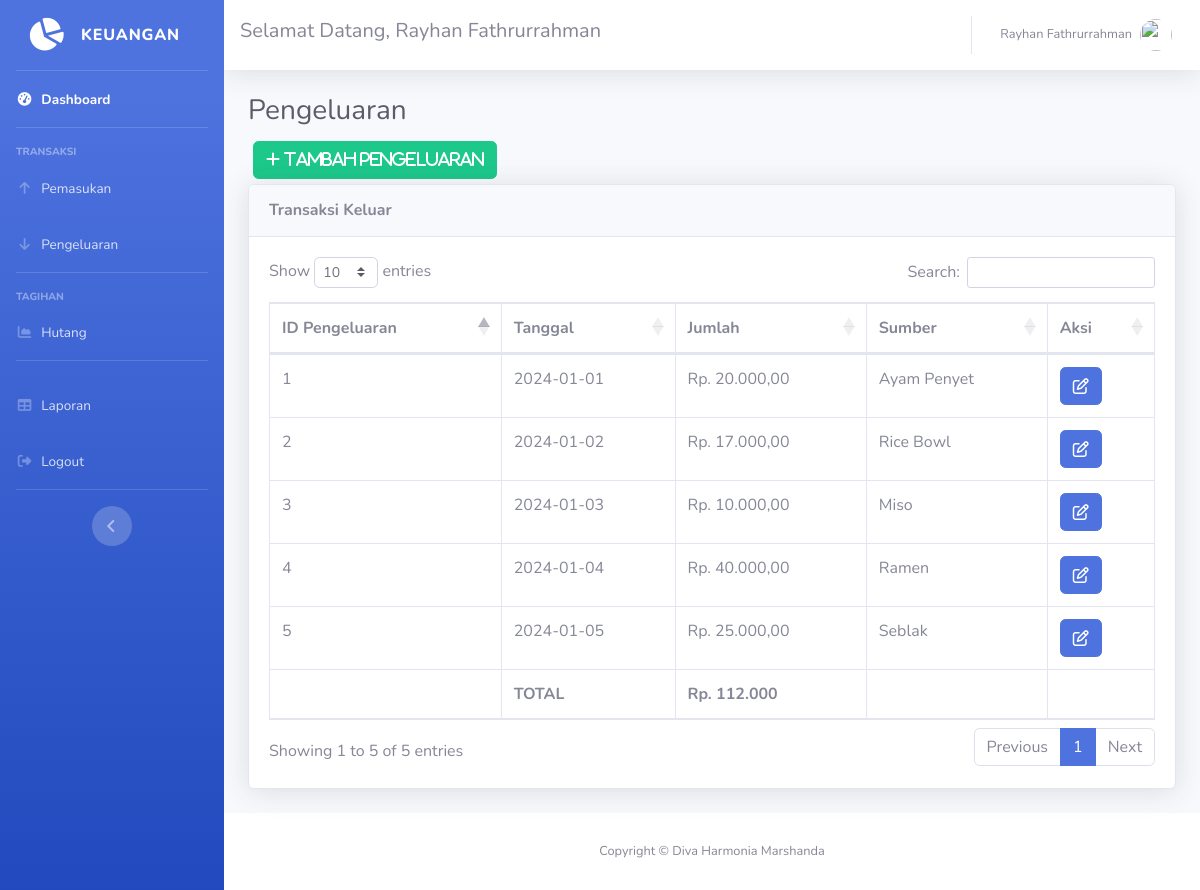
Screenshot of /pengeluaran.php (signed in) with the database file from the repository.
### tables this page shows
CREATE TABLE `pengeluaran` (
  `id_pengeluaran` int(11) NOT NULL,
  `tgl_pengeluaran` date NOT NULL,
  `jumlah` int(11) NOT NULL,
  `sumber` text NOT NULL
);

### pengeluaran.php (the view, shortened to what this page needs)
<!DOCTYPE html>
<html lang="en">
<head>
  <link href="vendor/fontawesome-free/css/all.min.css" rel="stylesheet" type="text/css">
  <link href="css/sb-admin-2.min.css" rel="stylesheet">
  <link href="vendor/datatables/dataTables.bootstrap4.min.css" rel="stylesheet">
</head>
<body id="page-top">
<?php
require 'koneksi.php';
require ('sidebar.php');
?>
      <div id="content">
<?php require ('navbar.php');?>
        <div class="container-fluid">
        <h1 class="h3 mb-2 text-gray-800">Pengeluaran</h1>
			<button type="button" class="btn btn-success" style="margin:5px" data-toggle="modal" data-target="#myModalTambah"><i class="fa fa-plus"> Tambah Pengeluaran</i></button><br>
	<div class="row">
		<div class="col-lg-12">
          <div class="card shadow mb-4">
            <div class="card-header py-3">
              <h6 class="m-0 font-weight-bold s">Transaksi Keluar</h6>
            </div>
            <div class="card-body">
              <div class="table-responsive">
                <table class="table table-bordered" id="dataTable" width="100%" cellspacing="0">
                  <thead>
                    <tr>
                      <th>ID Pengeluaran</th>
                      <th>Tanggal</th>
                      <th>Jumlah</th>
                      <th>Sumber</th>
					  <th>Aksi</th>
                    </tr>
                  </thead>
                  <tbody>
                  <?php
                    $query = mysqli_query($koneksi,"SELECT * FROM pengeluaran");
                    $jumlahkeluar = 0;
                    while ($data = mysqli_fetch_assoc($query)) {
                      $jumlah = $data['jumlah'];
                      $jumlahkeluar = $jumlahkeluar + $jumlah;
                    ?>
                    <tr>
                      <td><?=$data['id_pengeluaran']?></td>
                      <td><?=$data['tgl_pengeluaran']?></td>
                      <td>Rp. <?=number_format($data['jumlah'],2,',','.');?></td>
                      <td><?=$data['sumber']?></td>
					  <td>
<a href="#" type="button" class=" fa fa-edit btn btn-primary btn-md" data-toggle="modal" data-target="#myModal<?php echo $data['id_pengeluaran']; ?>"></a>
</td>
</tr>
  </div>
<?php
}
?>
                  <tfoot>
                    <tr>
                      <th></th>
                      <th>TOTAL</th>
                      <th><?= 'Rp. ' . number_format($jumlahkeluar, 0, ',', '.'); ?></th>
                      <th></th>
                      <th></th>
                    </tr>
                  </tfoot>
              </div>
            </div>
          </div>
		  	</div>
<?php require 'footer.php'?>
</body>
</html>

### rows the page displays
pengeluaran: id_pengeluaran "1", tgl_pengeluaran "2024-01-01", jumlah "20.000,00", sumber "Ayam Penyet"
pengeluaran: id_pengeluaran "2", tgl_pengeluaran "2024-01-02", jumlah "17.000,00", sumber "Rice Bowl"
pengeluaran: id_pengeluaran "3", tgl_pengeluaran "2024-01-03", jumlah "10.000,00", sumber "Miso"
pengeluaran: id_pengeluaran "4", tgl_pengeluaran "2024-01-04", jumlah "40.000,00", sumber "Ramen"
pengeluaran: id_pengeluaran "5", tgl_pengeluaran "2024-01-05", jumlah "25.000,00", sumber "Seblak"

### other values shown
$_SESSION['nama'] "Rayhan Fathrurrahman"
$jumlahkeluar "112.000"
